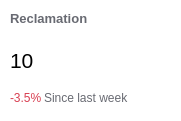
       <widget class="QWidget" name="reclamationStatOffice" native="true">
        <property name="geometry">
         <rect>
          <x>30</x>
          <y>29</y>
          <width>181</width>
          <height>121</height>
         </rect>
        </property>
        <property name="styleSheet">
         <string notr="true">background-color:white;
border-radius:5px;</string>
        </property>
        <widget class="QLabel" name="reclamtion_titel">
         <property name="geometry">
          <rect>
           <x>10</x>
           <y>8</y>
           <width>81</width>
           <height>21</height>
          </rect>
         </property>
         <property name="font">
          <font>
           <pointsize>10</pointsize>
           <weight>75</weight>
           <bold>true</bold>
          </font>
         </property>
         <property name="styleSheet">
          <string notr="true">color:#686A72;</string>
         </property>
         <property name="text">
          <string>Reclamation</string>
         </property>
        </widget>
        <widget class="QLabel" name="Reclamation_number">
         <property name="geometry">
          <rect>
           <x>10</x>
           <y>40</y>
           <width>110</width>
           <height>41</height>
          </rect>
         </property>
         <property name="font">
          <font>
           <pointsize>16</pointsize>
          </font>
         </property>
         <property name="text">
          <string>10</string>
         </property>
        </widget>
        <widget class="QLabel" name="reclamation_pourcenetage">
         <property name="geometry">
          <rect>
           <x>10</x>
           <y>90</y>
           <width>51</width>
           <height>16</height>
          </rect>
         </property>
         <property name="styleSheet">
          <string notr="true">color:#D84052</string>
         </property>
         <property name="text">
          <string>-3.5%</string>
         </property>
        </widget>
        <widget class="QLabel" name="since_last_week3_2">
         <property name="geometry">
          <rect>
           <x>44</x>
           <y>90</y>
           <width>101</width>
           <height>16</height>
          </rect>
         </property>
         <property name="styleSheet">
          <string notr="true">color:#686A72;</string>
         </property>
         <property name="text">
          <string>Since last week</string>
         </property>
        </widget>
        <widget class="QLabel" name="reclamation_icon">
         <property name="geometry">
          <rect>
           <x>141</x>
           <y>8</y>
           <width>31</width>
           <height>31</height>
          </rect>
         </property>
         <property name="text">
          <string/>
         </property>
         <property name="pixmap">
          <pixmap resource="res.qrc">:/img/img/reclamtion_icone.png</pixmap>
         </property>
        </widget>
       </widget>
